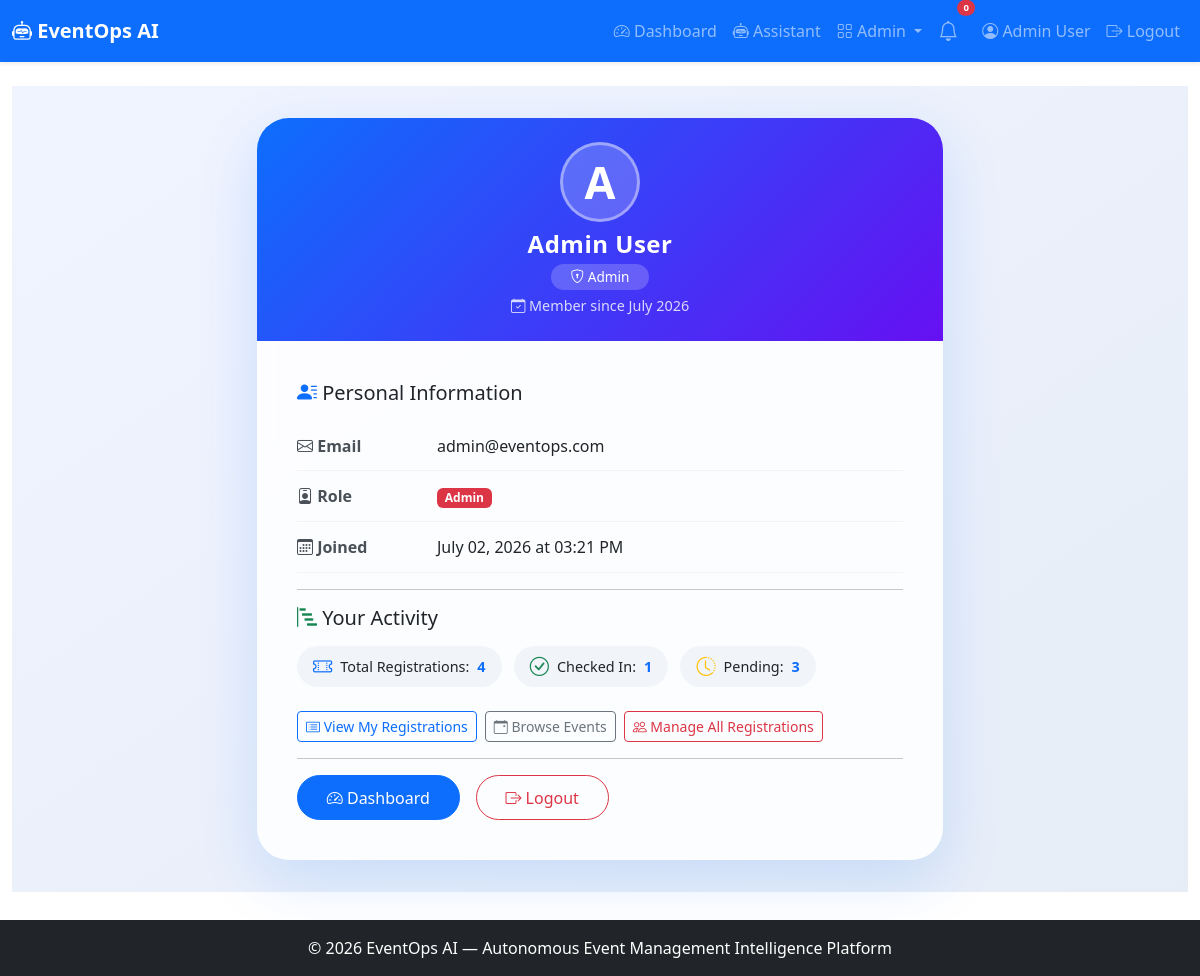
The app's page /profile (signed in) with its own data.
### app.py (models this page shows, shortened)
class User(UserMixin, db.Model):
    id = db.Column(db.Integer, primary_key=True)
    name = db.Column(db.String(100), nullable=False)
    email = db.Column(db.String(100), unique=True, nullable=False)
    password_hash = db.Column(db.String(200), nullable=False)
    role = db.Column(db.String(20), default='user')
    created_at = db.Column(db.DateTime, default=lambda: datetime.now(timezone.utc))

### app.py (the view)
@app.route('/profile')
@login_required
def profile():
    user_regs = Registration.query.filter_by(user_id=current_user.id).all()
    total_regs = len(user_regs)
    checked_in = sum(1 for r in user_regs if r.checked_in)
    pending = total_regs - checked_in
    stats = {
        'total_registrations': total_regs,
        'checked_in': checked_in,
        'pending': pending,
    }
    return render_template('profile.html', stats=stats)

### app.py (called while the page is built)
@login_manager.user_loader
def load_user(user_id):
    return User.query.get(int(user_id))

### Milestone 2/Event managemaent/templates/profile.html (shortened to what this page needs)
{% extends "base.html" %}
{% block content %}
<div class="profile-wrapper">
    <div class="col-md-10 col-lg-8 col-xl-7">
        <div class="card profile-card">
            <div class="card-header">
                <div class="avatar">
                    {{ current_user.name[0] }}
                </div>
                <h4>{{ current_user.name }}</h4>
                <div class="role-badge">
                    <i class="bi {{ 'bi-shield-lock' if current_user.role == 'admin' else 'bi-person' }}"></i>
                    {{ current_user.role|title }}
                </div>
                <p class="mb-0" style="opacity:0.8; font-size:0.9rem; margin-top:0.3rem;">
                    <i class="bi bi-calendar-check"></i> Member since {{ current_user.created_at.strftime('%B %Y') if current_user.created_at else 'N/A' }}
                </p>
            </div>
            <div class="card-body">
                <h5 class="mb-3"><i class="bi bi-person-lines-fill text-primary"></i> Personal Information</h5>
                <div class="info-row">
                    <div class="info-label"><i class="bi bi-envelope"></i> Email</div>
                    <div class="info-value">{{ current_user.email }}</div>
                </div>
                <div class="info-row">
                    <div class="info-label"><i class="bi bi-person-badge"></i> Role</div>
                    <div class="info-value">
                        <span class="badge bg-{{ 'danger' if current_user.role == 'admin' else 'primary' }}">
                            {{ current_user.role|title }}
                        </span>
                    </div>
                </div>
                <div class="info-row">
                    <div class="info-label"><i class="bi bi-calendar3"></i> Joined</div>
                    <div class="info-value">
                        {{ current_user.created_at.strftime('%B %d, %Y at %I:%M %p') if current_user.created_at else 'N/A' }}
                    </div>
                </div>
                <hr>
                <h5 class="mb-3"><i class="bi bi-bar-chart-steps text-success"></i> Your Activity</h5>
                <div class="mb-3">
                    <span class="stat-badge"><i class="bi bi-ticket-perforated text-primary"></i> Total Registrations: <span class="stat-number">{{ stats.total_registrations }}</span></span>
                    <span class="stat-badge"><i class="bi bi-check-circle text-success"></i> Checked In: <span class="stat-number">{{ stats.checked_in }}</span></span>
                    <span class="stat-badge"><i class="bi bi-clock-history text-warning"></i> Pending: <span class="stat-number">{{ stats.pending }}</span></span>
                </div>
                <div class="d-flex flex-wrap gap-2 mt-3">
                    <a href="{{ url_for('user_my_registrations') }}" class="btn btn-outline-primary btn-sm">
                        <i class="bi bi-card-list"></i> View My Registrations
                    </a>
                    <a href="{{ url_for('browse_events') }}" class="btn btn-outline-secondary btn-sm">
                        <i class="bi bi-calendar-event"></i> Browse Events
                    </a>
                    {% if current_user.role == 'admin' %}
                        <a href="{{ url_for('admin_registrations') }}" class="btn btn-outline-danger btn-sm">
                            <i class="bi bi-people"></i> Manage All Registrations
                        </a>
                    {% endif %}
                </div>
                <hr>
                <div class="profile-actions d-flex flex-wrap gap-3 mt-3">
                    <a href="{{ url_for('dashboard') }}" class="btn btn-primary">
                        <i class="bi bi-speedometer2"></i> Dashboard
                    </a>
                    <a href="{{ url_for('logout') }}" class="btn btn-outline-danger">
                        <i class="bi bi-box-arrow-right"></i> Logout
                    </a>
                </div>
            </div>
        </div>
    </div>
</div>
{% endblock %}

### Milestone 1/Event managemaent/templates/base.html (shortened to what this page needs)
<!DOCTYPE html>
<html lang="en">
<head>
    <link href="https://cdn.jsdelivr.net/npm/bootstrap@5.3.0/dist/css/bootstrap.min.css" rel="stylesheet">
    <link rel="stylesheet" href="https://cdn.jsdelivr.net/npm/bootstrap-icons@1.11.0/font/bootstrap-icons.css">
    <link rel="stylesheet" href="{{ url_for('static', filename='css/style.css') }}">
</head>
<body>
    <nav class="navbar navbar-expand-lg navbar-dark bg-primary shadow-sm">
        <div class="container-fluid">
            <a class="navbar-brand fw-bold" href="{{ url_for('index') }}">
                <i class="bi bi-robot"></i> EventOps AI
            </a>
            <div class="collapse navbar-collapse" id="navbarNav">
                <ul class="navbar-nav ms-auto align-items-lg-center">
                    {% if current_user.is_authenticated %}
                        <li class="nav-item">
                            <a class="nav-link" href="{{ url_for('dashboard') }}">
                                <i class="bi bi-speedometer2"></i> Dashboard
                            </a>
                        </li>
                        <li class="nav-item">
                            <a class="nav-link" href="{{ url_for('assistant_page') }}">
                                <i class="bi bi-robot"></i> Assistant
                            </a>
                        </li>
                        {% if current_user.role == 'admin' %}
                        <li class="nav-item dropdown">
                            <a class="nav-link dropdown-toggle" href="#" role="button" data-bs-toggle="dropdown">
                                <i class="bi bi-grid"></i> Admin
                            </a>
                        </li>
                        {% endif %}
                        <li class="nav-item position-relative me-2">
                            <a class="nav-link" href="#" title="Notifications" data-bs-toggle="dropdown">
                                <i class="bi bi-bell fs-5"></i>
                                <span class="position-absolute top-0 start-100 translate-middle badge rounded-pill bg-danger" style="font-size:0.6rem;">
                                    0
                                </span>
                            </a>
                        </li>
                        <li class="nav-item">
                            <a class="nav-link" href="{{ url_for('profile') }}">
                                <i class="bi bi-person-circle"></i> {{ current_user.name }}
                            </a>
                        </li>
                        <li class="nav-item">
                            <a class="nav-link" href="{{ url_for('logout') }}">
                                <i class="bi bi-box-arrow-right"></i> Logout
                            </a>
                        </li>
                    {% endif %}
                </ul>
            </div>
        </div>
    </nav>
    <main class="container-fluid py-4">
        {% block content %}{% endblock %}
    </main>
    <footer class="footer bg-dark text-white py-3 mt-4">
        <div class="container text-center">
            <span>© 2026 EventOps AI — Autonomous Event Management Intelligence Platform</span>
        </div>
    </footer>
</body>
</html>

### Milestone 1/Event managemaent/static/css/style.css (style rules this page uses)
body { padding-bottom: 60px; }
.footer { position: fixed; bottom: 0; width: 100%; }

### Milestone 2/Event managemaent/templates/profile.html (style rules this page uses)
.profile-wrapper { min-height: 80vh; display: flex; align-items: center; justify-content: center; background: linear-gradient(145deg, #f0f4ff 0%, #e6edf7 100%); padding: 2rem 0; }
.profile-card { border: none; border-radius: 2rem; background: rgba(255, 255, 255, 0.85); backdrop-filter: blur(10px); box-shadow: 0 20px 60px rgba(13, 110, 253, 0.15); transition: transform 0.3s ease; overflow: hidden; }
.profile-card .card-header { background: linear-gradient(135deg, #0d6efd, #6610f2); color: white; padding: 1.5rem 2rem; border: none; text-align: center; position: relative; }
.profile-card .card-header .avatar { width: 80px; height: 80px; border-radius: 50%; background: rgba(255,255,255,0.2); display: flex; align-items: center; justify-content: center; margin: 0 auto 0.5rem; font-size: 2.8rem; font-weight: 700; color: white; border: 3px solid rgba(255,255,255,0.4); text-transform: uppercase; backdrop-filter: blur(4px); }
.profile-card .card-header h4 { font-weight: 700; letter-spacing: 0.5px; margin-bottom: 0.1rem; }
.profile-card .card-header .role-badge { display: inline-block; padding: 0.2rem 1.2rem; border-radius: 30px; background: rgba(255,255,255,0.2); font-size: 0.85rem; font-weight: 500; margin-top: 0.2rem; }
.profile-card .card-body { padding: 2.5rem 2.5rem; }
.info-row { display: flex; padding: 0.8rem 0; border-bottom: 1px solid #f1f3f5; }
.info-row .info-label { width: 140px; font-weight: 600; color: #495057; flex-shrink: 0; }
.info-row .info-value { flex: 1; color: #212529; }
.stat-badge { display: inline-flex; align-items: center; gap: 0.5rem; padding: 0.4rem 1rem; border-radius: 50px; background: #f1f4f9; font-size: 0.9rem; margin-right: 0.5rem; margin-bottom: 0.5rem; }
.stat-badge i { font-size: 1.2rem; }
.stat-badge .stat-number { font-weight: 700; color: #0d6efd; }
.profile-actions .btn { border-radius: 50px; padding: 0.6rem 1.8rem; font-weight: 500; transition: all 0.2s ease; }

### records on screen
User: name "Admin User", name "A", role "Admin", created_at "July 2026", email "admin@eventops.com", created_at "July 02, 2026 at 03:21 PM"

### other values on screen
{{ stats.total_registrations }} "4"
{{ stats.checked_in }} "1"
{{ stats.pending }} "3"
